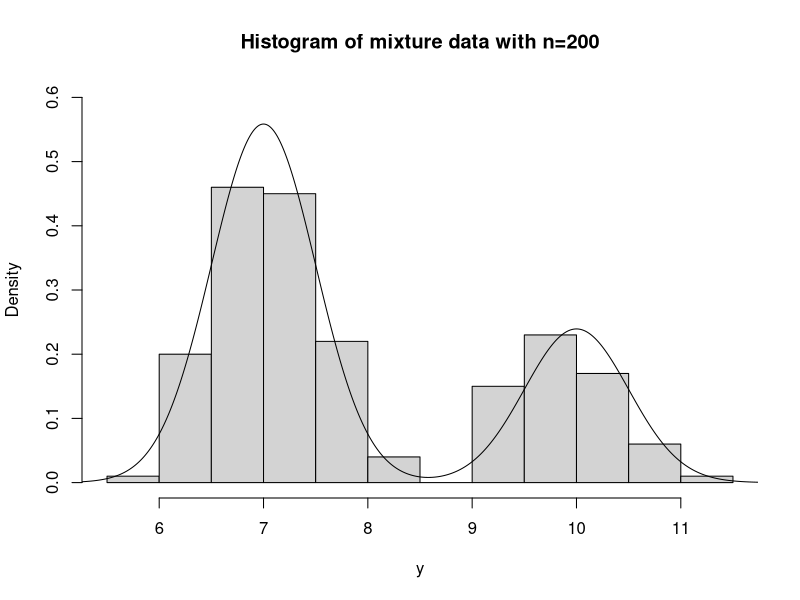
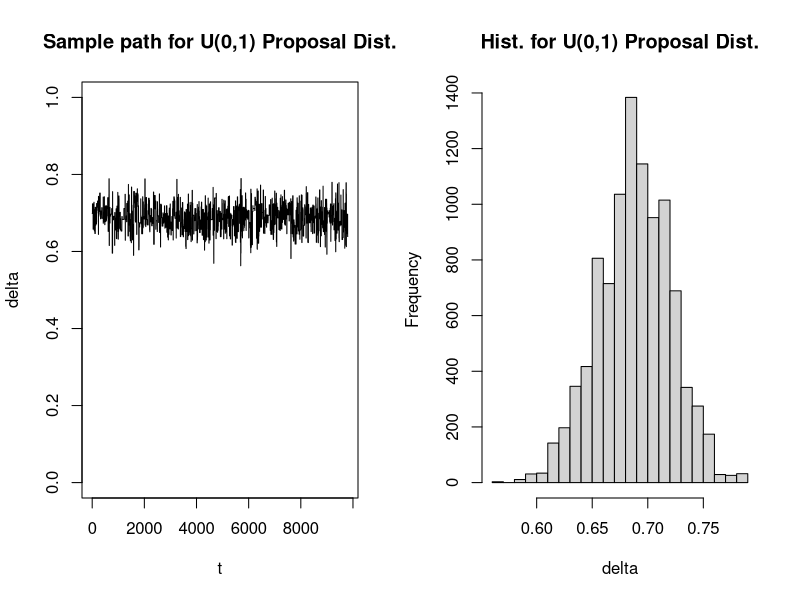

Recreate these plots in R, in order.
## ---- chunk 1
knitr::opts_chunk$set(echo = TRUE)
## ---- chunk 2
n <- 200
set.seed(0)
func <- sample(1:2,prob=c(0.7,0.3),size=n,replace=TRUE)
mu <- c(7,10)
sd <- c(.5,.5)
y <- rnorm(n=n,mean=mu[func],sd=sd[func])

x=seq(5,14,by=.01)
d=.7*dnorm(x,7,.5) + .3*dnorm(x,10,.5)
par(mfrow=c(1,1))
hist(y,breaks=20,freq=FALSE,main="Histogram of mixture data with n=200",ylab="Density",ylim = c(0,0.6))
points(x,d,type="l")

## ---- chunk 3
## INITIAL VALUES
n = 10000
x.val1 = NULL
set.seed(0)

## FUNCTIONS ##note prior is U(0,1)
f = function(x){prod(x*dnorm(y,7,0.5) + (1-x)*dnorm(y,10,0.5))}
R = function(xt,x){f(x)*g(xt)/(f(xt)*g(x))}

## MAIN
# BETA(1,1) PROPOSAL DENSITY
g = function(x){dunif(x,0,1)}
x.val1[1] = runif(1,0,1)

for(i in 1:n){
      xt = x.val1[i]
      x = runif(1,0,1)
      p = min(R(xt,x),1)
      d = rbinom(1,1,p)
      x.val1[i+1] = x*d + xt*(1-d)
}
mean(x.val1[201:(n+1)])
par(mfrow=c(1,2))
plot(x.val1[201:(n+1)],ylim=c(0,1),type="l",ylab="delta",xlab="t")
title("Sample path for U(0,1) Proposal Dist.")
hist(x.val1[201:(n+1)],breaks=20,xlab="delta",
      main="Hist. for U(0,1) Proposal Dist.")
